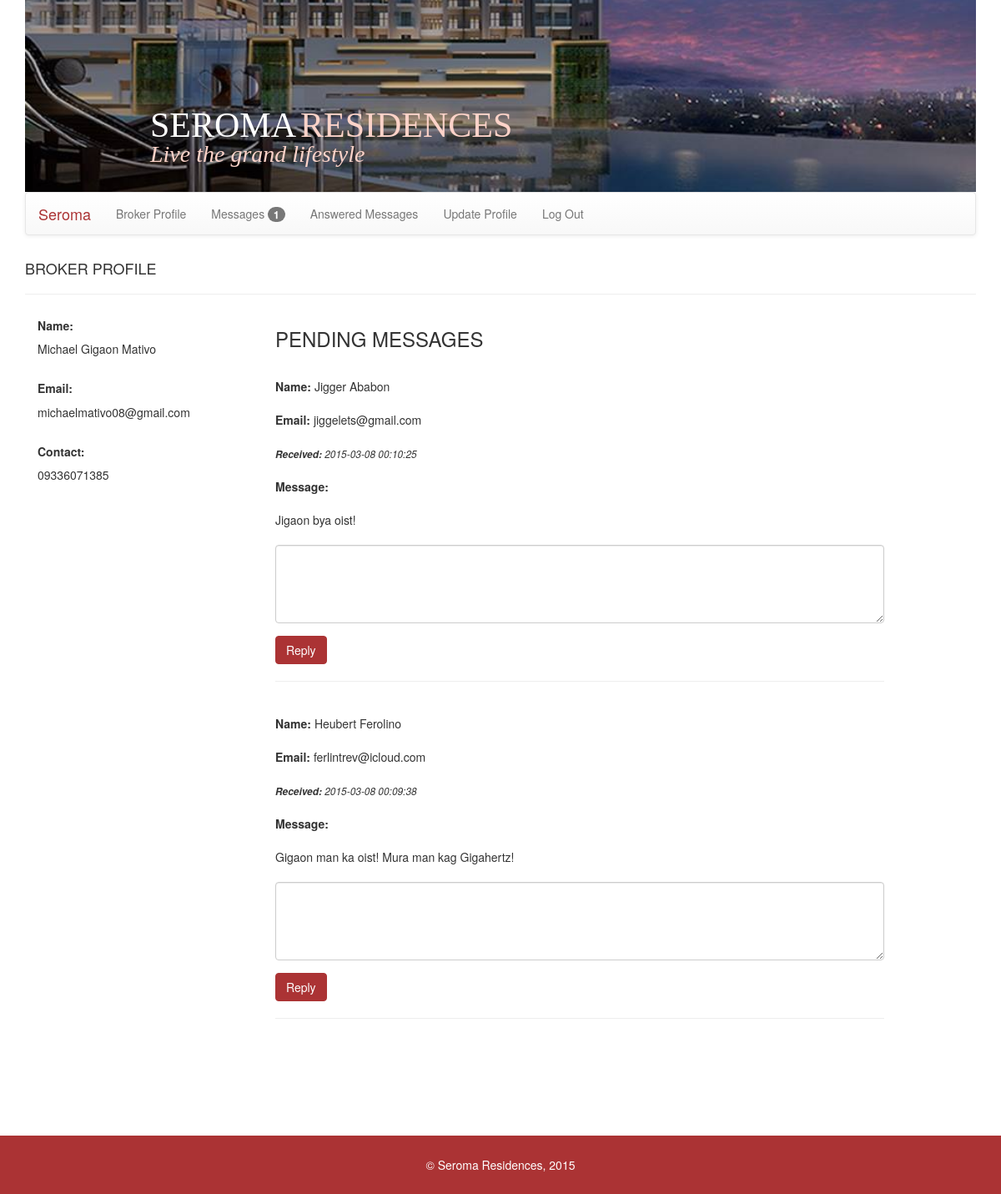
Page /broker?p=brokermsg (signed in) on the earlier database version.
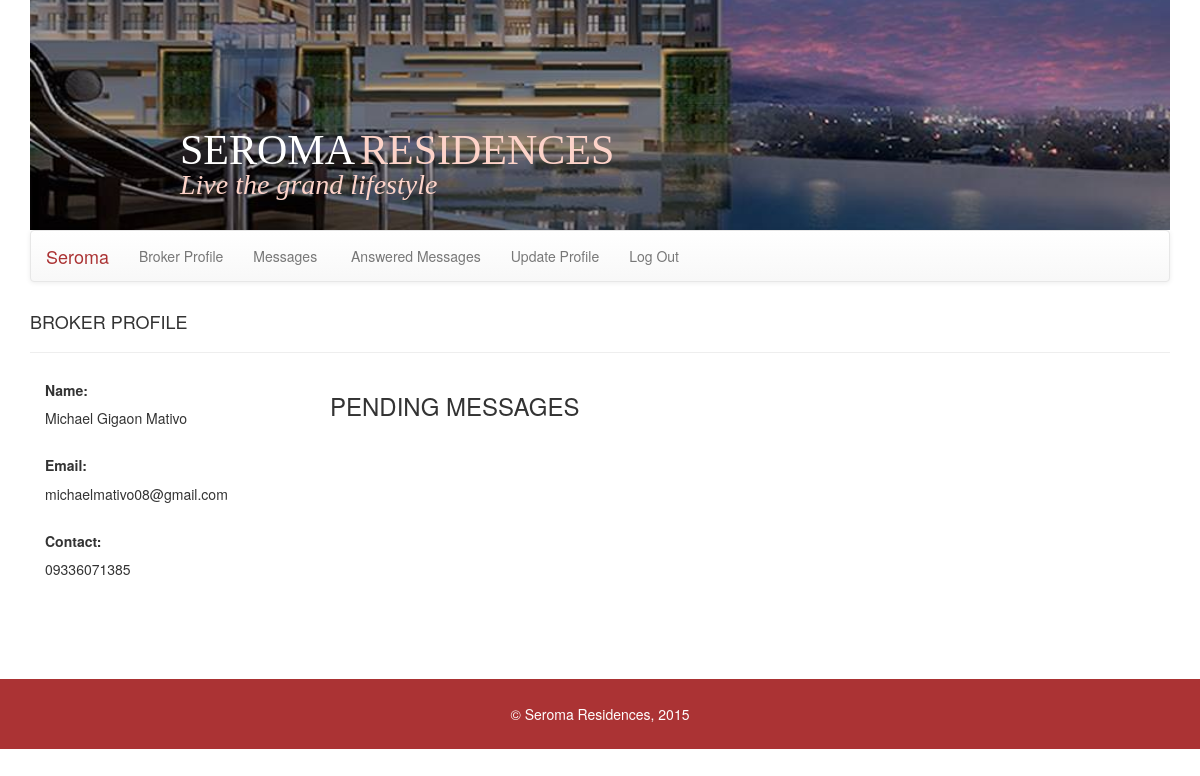
Same page on the later database version.
### tables this page shows
CREATE TABLE IF NOT EXISTS `messages` (
`messageid` int(11) NOT NULL,
  `sender` varchar(256) NOT NULL,
  `senderemail` varchar(256) NOT NULL,
  `timestamp` timestamp NOT NULL DEFAULT CURRENT_TIMESTAMP ON UPDATE CURRENT_TIMESTAMP,
  `recipient` smallint(6) NOT NULL,
  `message` varchar(500) NOT NULL,
  `viewed` int(11) NOT NULL,
  `reply` varchar(500) NOT NULL,
  `replytimestamp` varchar(50) NOT NULL,
  `messagestatus` smallint(6) NOT NULL
);

### db.php (called while the page is built, shortened)
<?php
	function site_db()
	{
		try
		{
			return new PDO('mysql:host=localhost;dbname=seroma','root','');
		}
		catch(PDOException $ex)
		{
			echo "Connection Error: ", $ex->getMessage();
		}
	}
	function view_broker_profile($userid)
	{
		$db = site_db();
		$sql = "select * from users where id = ?";
		$st = $db->prepare($sql);
		$st->execute(array($userid));
		$row = $st->fetch();
		return $row;
	}
   function get_broker_msgs($id){
		$db = site_db();
		$sql = "select * from messages where recipient=? and messagestatus = ? order by timestamp desc";
		$st = $db->prepare($sql);
		$st->execute(array($id, 0));
		$rows = $st->fetchAll();
		return $rows;
   }
   function count_new_msg($userid){
    $db = site_db();
    $sql = "select count(viewed) from messages where recipient=? and viewed=?";
    $st = $db->prepare($sql);
    $st->execute(array($userid, 0));
    $rows = $st->fetchColumn();
    if($rows == 0)
       return false;
    else
       return $rows;
   }

### broker/brokermsg.php (the view, shortened to what this page needs)
<?php
	$viewbrokerprofile = view_broker_profile($_SESSION['userid']);
	$id = $_SESSION['userid'];
	$getbrokermsgs = get_broker_msgs($id);
?>
<!DOCTYPE html>
<head><title>Messages</title></head>
<html>
	<body>
    <h4>BROKER PROFILE</h4><hr/>
		<div class = "col-md-3">
				<div>
					<h5><b>Name:</b></h5>
					<?php echo htmlentities($viewbrokerprofile['name']);?>
				</div><br/>
				<div>
					<h5><b>Email:</b></h5>
					<?php echo htmlentities($viewbrokerprofile['email']);?>
				</div><br/>
				<div>
					<h5><b>Contact:</b></h5>
					<?php echo htmlentities($viewbrokerprofile['contact']);?>
				</div>
		</div>
		<div class = "col-md-8">
			 <h3 class = "pull-left">PENDING MESSAGES</h3>
			 <br /><br /><br /><br />
			  <?php foreach($getbrokermsgs as $m): ?>
				<b>Name: </b><?php echo htmlentities($m['sender']); ?><br><br>
				<b>Email: </b><?php echo htmlentities($m['senderemail']); ?><br><br>
				<small><em><b>Received: </b><?php echo htmlentities($m['timestamp']); ?></em></small><br><br>
				<b>Message:</b><br> <br>
        <?php echo htmlentities($m['message']); ?><br/><br/>
				<form method = "post">
					<div class = "form-group">
						<textarea name = "messagereply" rows = "4"  class ="form-control" required = "required"></textarea>
					</div>
					<div class = "form-group">
						<button type = "submit" name = "submit" value = "<?php echo htmlentities($m['messageid']); ?>" class = "btn">Reply</button>
					</div>
				</form>
				<hr><br>
			  <?php endforeach; ?>
		</div>
	</body>
</html>

### broker/index.php (shortened to what this page needs)
<?php
	include "../db.php";
	if($_SESSION['isloginbroker'] == true || $_SESSION['isloginadmin'] == true)
	{
		$page = isset($_GET['p']) ? $_GET['p'] : 'broker';
		$id = $_SESSION['userid'];
		$countnewmsg = count_new_msg($id);
		$content = $page.".php";
	}
	else
	{
		header('Location:../');
	}
?>
<!DOCTYPE html>
<html>
	<head>
	<link rel="stylesheet" href="../bootstrap/css/bootstrap.min.css">
	<link rel="stylesheet" href="../bootstrap/css/bootstrap-theme.min.css">
	</head>
	<body>
		<div class = "container">
			<div class = "header">
				<span class = "color1">SEROMA</span><span class = "color2">RESIDENCES</span> <br/>
				<span class = "lowerheader color2">Live the grand lifestyle</span>
			</div>
			<nav class = "navbar navbar-default">
				<div class = "container-fluid">
					<div class="navbar-header">
						<a class="navbar-brand" href="#" style = "color: #AB3334;">Seroma</a>
					</div>
					<div class="collapse navbar-collapse" id="myNavbar">
						<ul class="nav navbar-nav">
						  <li><a href = "?p=broker">Broker Profile</a></li>
						  <li><a href = "?p=brokermsg">Messages&nbsp;<?php if($countnewmsg != false){ ?><span class = "badge"><?php echo htmlentities($countnewmsg);?></span> <?php } ?> </a></li>
						  <li><a href = "?p=brokeransmsg">Answered Messages</a></li>
						  <li><a href = "?p=updbroker">Update Profile</a></li>
						  <li><a href = "?l=true">Log Out</a></li>
						</ul>
					</div>
				</div>
			</nav>
			<div class = "main-content">
				<br/>
				<?php include_once($content); ?>
			</div>
		</div>
    <div class="footer">
        &copy; Seroma Residences, 2015
     </div>
	</body>
</html>

Differences in the rows shown:
removed messages: sender "Jigger Ababon", senderemail "jiggelets@gmail.com", timestamp "2015-03-08 00:10:25", message "Jigaon bya oist!", $m['messageid'] 22 (drawn)
removed messages: sender "Heubert Ferolino", senderemail "ferlintrev@icloud.com", timestamp "2015-03-08 00:09:38", message "Gigaon man ka oist! Mura man kag Gigahertz!", $m['messageid'] 21 (drawn)
Other differences:
$countnewmsg: "1" → (not shown)
